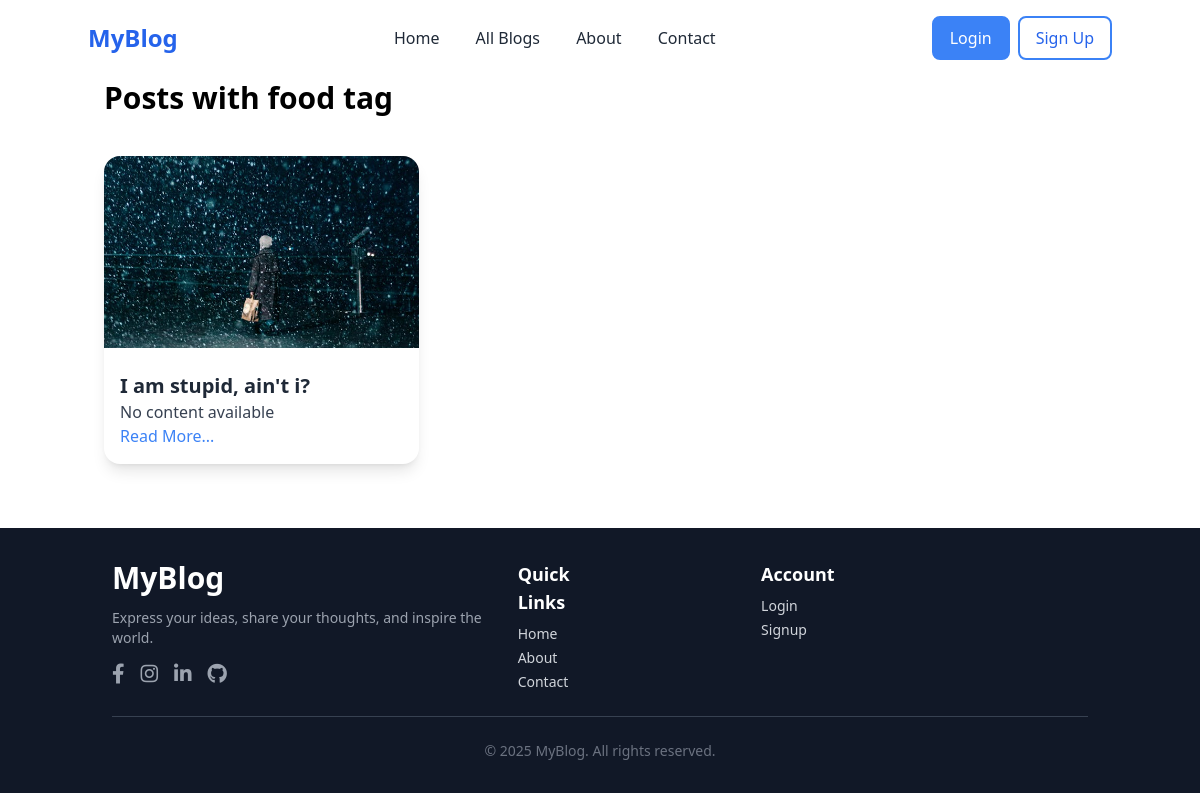
Page /tag/food on the earlier database version.
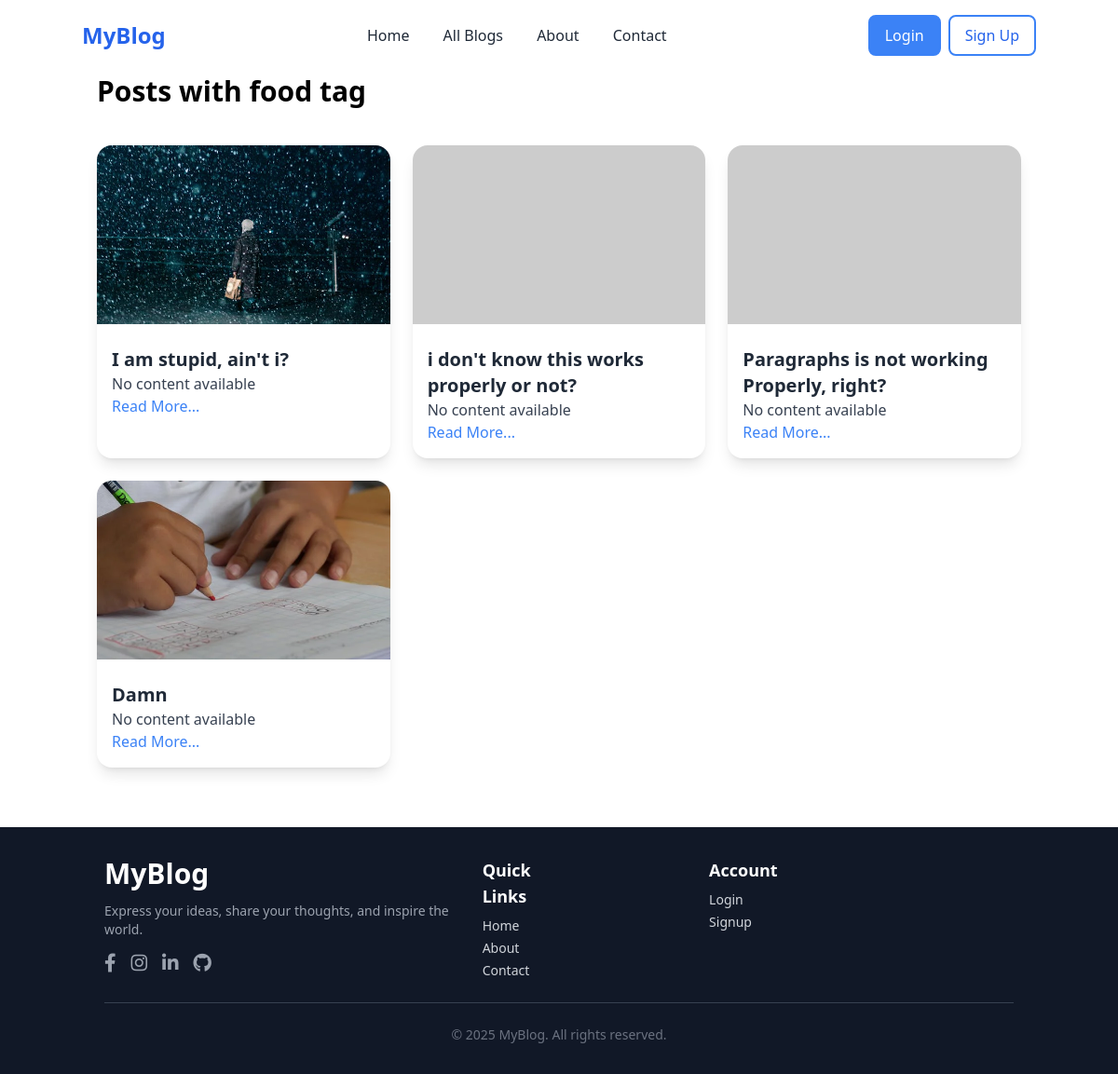
Same page on the later database version.
### blog/models.py (models this page shows, shortened)
class Post(models.Model):
    title=models.CharField(max_length=200)
    content=RichTextField()
    author=models.CharField(max_length=100)
    created_at=models.DateTimeField(auto_now_add=True)
    updated_at=models.DateTimeField(auto_now=True)
    image = models.ImageField(upload_to='blog_images/', null=True, blank=True)
    tags = models.ManyToManyField(Tag, related_name='posts', blank=True)
    views = models.PositiveIntegerField(default=0)

### blog/views.py (the view)
# urls.py: path('tag/<str:tag_name>', views.posts_by_tag, name='tag_name'),
def posts_by_tag(request, tag_name):
    try:
        tag = Tag.objects.get(name=tag_name)
        posts = tag.posts.all()
        return render(request, 'posts_by_tag.html', {'tag': tag, 'posts': posts})
    except:
        return redirect('error')

### blog/templates/posts_by_tag.html (shortened to what this page needs)
{%extends 'base.html'%}
{%block content%}
<div class="container mx-auto pt-20 px-4">
    <h1 class="text-left text-3xl font-bold text-black-900 mb-10">Posts with {{tag.name}} tag</h1>
<div class="grid md:grid-cols-3 gap-6">
    {% for post in posts %}
    <div class="bg-white rounded-2xl shadow-lg overflow-hidden transition-transform transform hover:scale-105 hover:shadow-xl">
        {% if post.image %}
        <img src="{{ post.image.url }}" alt="Post Image" class="w-full h-48 object-cover">
        {% else %}
        <img src="https://via.placeholder.com/300" alt="No Image" class="w-full h-48 object-cover">
        {% endif %}
        <div class="p-4">
            <h2 class="text-xl font-semibold text-gray-800 mt-2">{{ post.title }}</h2>
            <p class="text-gray-700">{{ post.content|truncatechars:100 }}</p>
            <a href="{% url 'blog' post.id %}" class="text-blue-500 hover:underline">Read More...</a>
        </div>
    </div>
    {% empty %}
    <p class="col-span-3 text-center text-gray-500">No posts available.</p>
    {% endfor %}
</div>
</div>
{%endblock%}

Differences in the rows shown:
added Post: title "i don't know this works properly or not?", content "No content available"
added Post: title "Paragraphs is not working Properly, right?", content "No content available"
added Post: image (picture), title "Damn", content "No content available"
